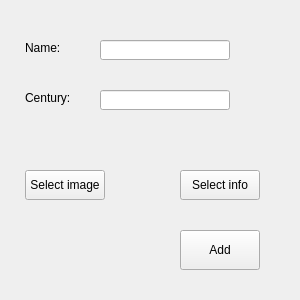
<?xml version="1.0" encoding="UTF-8"?>
<ui version="4.0">
 <class>AddExhibit</class>
 <widget class="QMainWindow" name="AddExhibit">
  <property name="geometry">
   <rect>
    <x>0</x>
    <y>0</y>
    <width>300</width>
    <height>300</height>
   </rect>
  </property>
  <property name="windowTitle">
   <string>Add exhibit</string>
  </property>
  <widget class="QWidget" name="centralwidget">
   <widget class="QLabel" name="labelName">
    <property name="geometry">
     <rect>
      <x>25</x>
      <y>40</y>
      <width>50</width>
      <height>15</height>
     </rect>
    </property>
    <property name="text">
     <string>Name:</string>
    </property>
   </widget>
   <widget class="QLabel" name="labelCentury">
    <property name="geometry">
     <rect>
      <x>25</x>
      <y>90</y>
      <width>50</width>
      <height>15</height>
     </rect>
    </property>
    <property name="text">
     <string>Century:</string>
    </property>
   </widget>
   <widget class="QLineEdit" name="lineEditName">
    <property name="geometry">
     <rect>
      <x>100</x>
      <y>40</y>
      <width>130</width>
      <height>20</height>
     </rect>
    </property>
   </widget>
   <widget class="QLineEdit" name="lineEditCentury">
    <property name="geometry">
     <rect>
      <x>100</x>
      <y>90</y>
      <width>130</width>
      <height>20</height>
     </rect>
    </property>
   </widget>
   <widget class="QPushButton" name="selectImage">
    <property name="geometry">
     <rect>
      <x>25</x>
      <y>170</y>
      <width>80</width>
      <height>30</height>
     </rect>
    </property>
    <property name="text">
     <string>Select image</string>
    </property>
   </widget>
   <widget class="QPushButton" name="selectInfo">
    <property name="geometry">
     <rect>
      <x>180</x>
      <y>170</y>
      <width>80</width>
      <height>30</height>
     </rect>
    </property>
    <property name="text">
     <string>Select info</string>
    </property>
   </widget>
   <widget class="QPushButton" name="add">
    <property name="geometry">
     <rect>
      <x>180</x>
      <y>230</y>
      <width>80</width>
      <height>40</height>
     </rect>
    </property>
    <property name="text">
     <string>Add</string>
    </property>
   </widget>
  </widget>
 </widget>
 <resources/>
 <connections/>
</ui>
